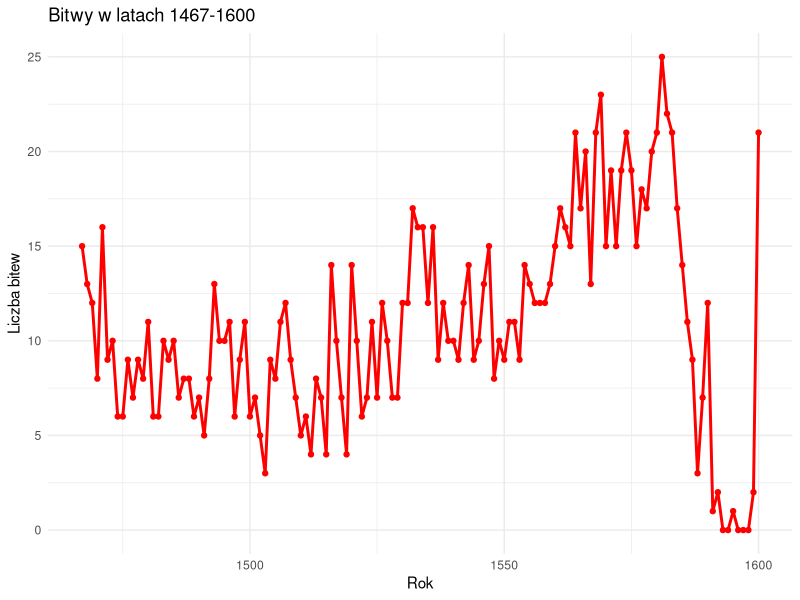
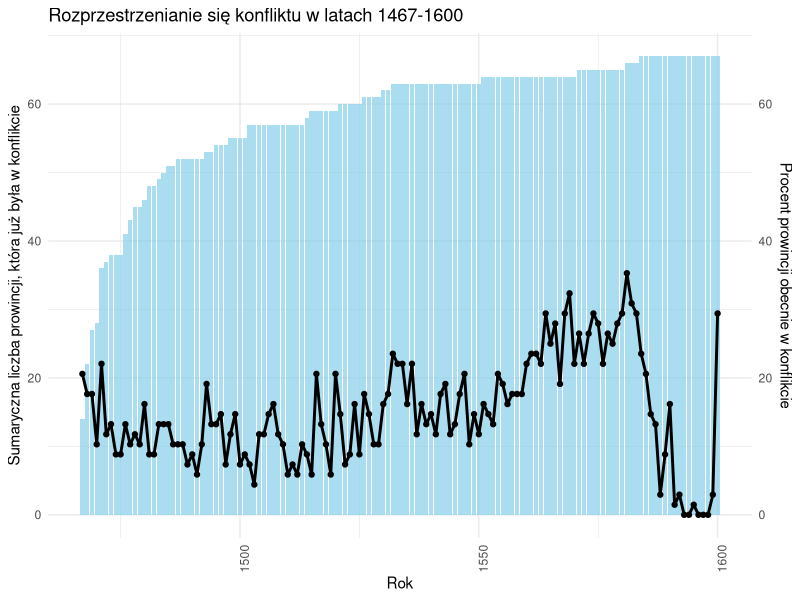
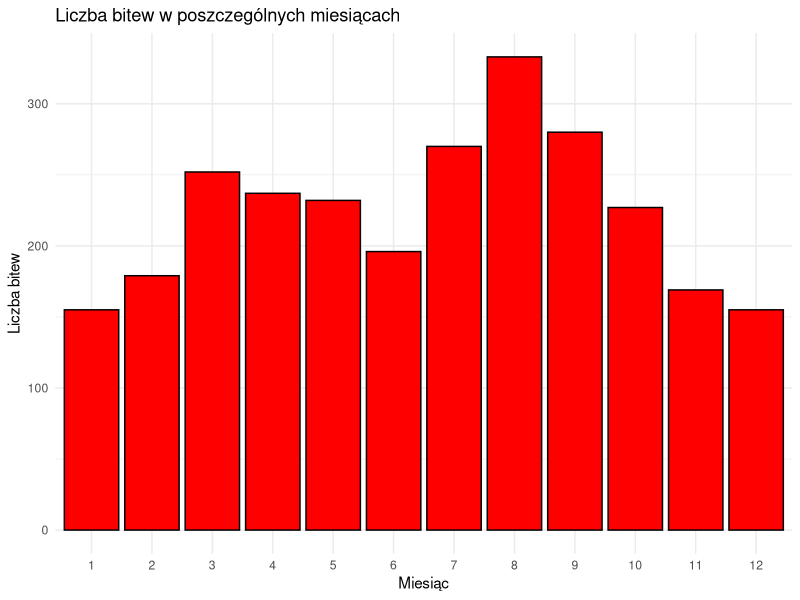
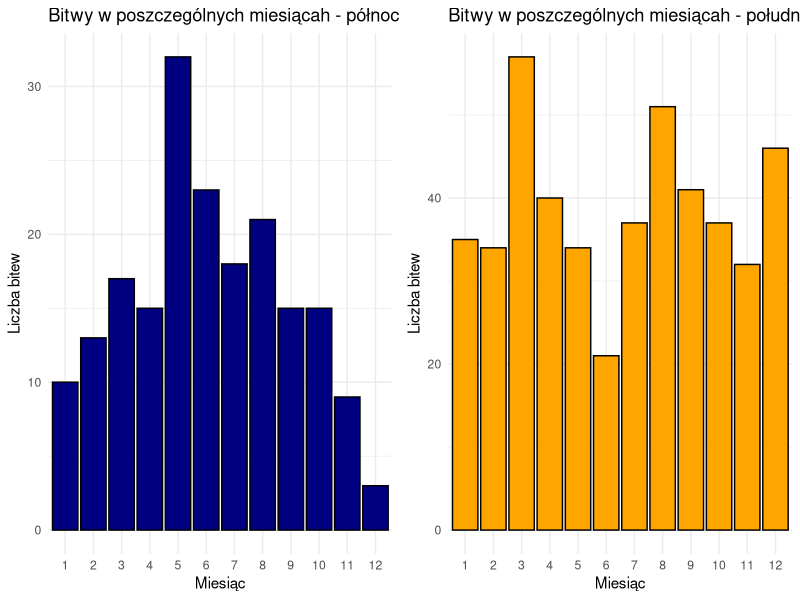
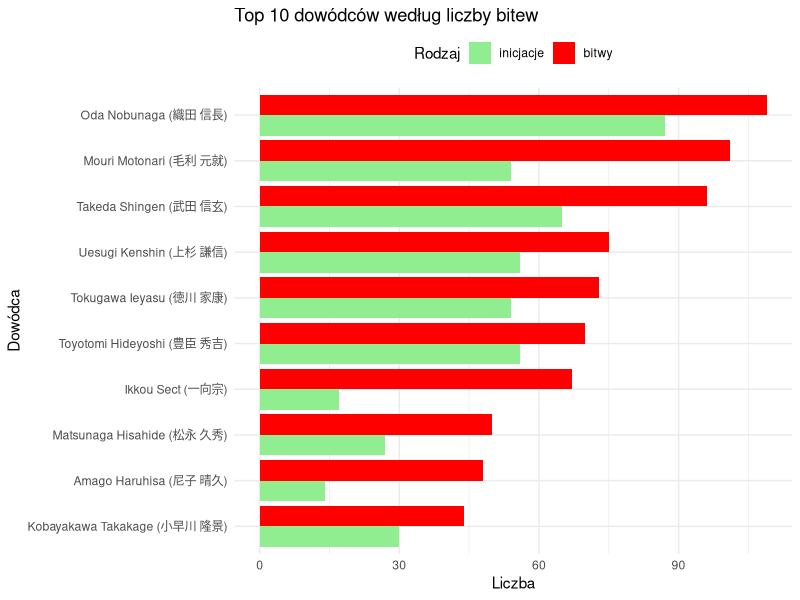

Here is the R script that generated these plots, in order:
library(plyr)
library(ggplot2)
library(dplyr)
library(tidyr)
library(stringr)

data<-read.csv("data/WarringStatesJapan_battledataV1.csv", encoding = "UTF-8")

# ------------------------------------------------------------------------------
# BITWY W LATACH 1467-1600
# ------------------------------------------------------------------------------
Figure1 <- data.frame(year = 1467:1600)

batyr <- data %>%
  select(year, province) %>%
  distinct() %>%
  count(year)
colnames(batyr)[2] <- "battles"

Figure1 <- left_join(Figure1, batyr, by = "year")
Figure1[is.na(Figure1)] <- 0

ggplot(Figure1, aes(x = year, y = battles)) +
  geom_line(color = "red", linewidth = 1) +
  geom_point(color = "red") +
  labs(title = "Bitwy w latach 1467-1600",
       x = "Rok",
       y = "Liczba bitew") +
  theme_minimal()

# ------------------------------------------------------------------------------
# ROZPRZESTRZENIANIE SIĘ KONFLIKTU W LATACH 1467-1600
# ------------------------------------------------------------------------------
provyeardata <- unique(data[c("year", "province")])
provyeardata <- subset(provyeardata, province != "")

provyeardata2 <- provyeardata %>%
  group_by(year) %>%
  summarise(`total number of provinces experiencing conflict` = n_distinct(province)) %>%
  mutate(`percentage of provinces experiencing conflict` = `total number of provinces experiencing conflict` / 68)

Figure2 <- data.frame(year = 1467:1600)
Figure2 <- left_join(Figure2, provyeardata2, by = "year")
Figure2[is.na(Figure2)] <- 0

provyeardata3 <- provyeardata %>%
  group_by(province) %>%
  summarise(year = min(year)) %>%
  ungroup()

newprovyeardata <- provyeardata3 %>%
  count(year) %>%
  rename(`new provinces experiencing battle` = n)

Figure2 <- left_join(Figure2, newprovyeardata, by = "year")
Figure2[is.na(Figure2)] <- 0
Figure2 <- Figure2 %>%
  mutate(`total number of provinces that have experienced battle` = cumsum(`new provinces experiencing battle`))

ggplot(Figure2, aes(x = year)) +
  geom_bar(aes(y = `total number of provinces that have experienced battle`), stat = "identity", fill = "skyblue", alpha = 0.7) +
  geom_line(aes(y = `percentage of provinces experiencing conflict` * 100, group = 1), color = "black", linewidth = 1) +
  geom_point(aes(y = `percentage of provinces experiencing conflict` * 100), color = "black", linewidth = 2) +
  scale_y_continuous(
    name = "Sumaryczna liczba prowincji, która już była w konflikcie",
    sec.axis = sec_axis(~., name = "Procent prowincji obecnie w konflikcie")
  ) +
  labs(title = "Rozprzestrzenianie się konfliktu w latach 1467-1600",
       x = "Rok") +
  theme_minimal() +
  theme(
    axis.text.x = element_text(angle = 90, hjust = 0.5),
)

# ------------------------------------------------------------------------------
# LICZBA BITEW W POSZCZEGÓLNYCH MIESIĄCACH
# ------------------------------------------------------------------------------
month_battle_counts <- data %>%
  mutate(month = as.numeric(month)) %>%
  distinct(month, battle_id) %>%
  group_by(month) %>%
  summarise(battles = n()) %>%
  filter(!is.na(month))

ggplot(month_battle_counts, aes(x = factor(month, levels = 1:12), y = battles)) +
  geom_bar(stat = "identity", fill = "red", color = "black") +
  labs(title = "Liczba bitew w poszczególnych miesiącach",
       x = "Miesiąc",
       y = "Liczba bitew") +
  theme_minimal()

# ------------------------------------------------------------------------------
# LICZBA BITEW W POSZCZEGÓLNYCH MIESIĄCACH Z PODZIAŁEM NA REGIONY
# ------------------------------------------------------------------------------
province_month_battle_counts <- data %>%
  mutate(month = as.numeric(month)) %>%
  distinct(month, battle_id, province) %>%
  mutate(region = case_when(
    province %in% c("dewa", "mutsu", "echigo", "sado") ~ "north",
    province %in% c("satsuma", "osumi", "hyuuga", "higo", "bungo", "chikugo", "hizen", "chikuzen", "buzen", "iki", "tsushima") ~ "south",
    TRUE ~ NA_character_
  )) %>%
  group_by(month, region) %>%
  summarise(count = n()) %>%
  filter(!is.na(month) & !is.na(region))

north_data <- province_month_battle_counts %>%
  filter(region == "north")

south_data <- province_month_battle_counts %>%
  filter(region == "south")

north_plot <- ggplot(north_data, aes(x = factor(month), y = count)) +
  geom_bar(stat = "identity", fill = "navy", color = "black") +
  labs(title = "Bitwy w poszczególnych miesiącah - północ",
       x = "Miesiąc",
       y = "Liczba bitew") +
  theme_minimal()

south_plot <- ggplot(south_data, aes(x = factor(month), y = count)) +
  geom_bar(stat = "identity", fill = "orange", color = "black") +
  labs(title = "Bitwy w poszczególnych miesiącah - południe",
       x = "Miesiąc",
       y = "Liczba bitew") +
  theme_minimal()

gridExtra::grid.arrange(north_plot, south_plot, ncol = 2)

# ------------------------------------------------------------------------------
# TOP 10 DOWÓDCÓW WG LICZBY BITEW (I ICH INICJACJI)
# ------------------------------------------------------------------------------
datasideA = data %>%
  distinct(battle_id, sideA)
colnames(datasideA)[2]<-"side"

datasideB = data %>%
  distinct(battle_id, sideB)
colnames(datasideB)[2]<-"side"

datasideAB = rbind(datasideA, datasideB) %>%
  distinct(battle_id, side) %>%
  filter(side != "")

side_counts <- datasideAB %>%
  group_by(side) %>%
  summarise(count = n()) %>%
  arrange(desc(count))

top10_sides <- head(side_counts, 10)

datainitA = data %>%
  distinct(battle_id, sideA, initiatorA) %>%
  filter(initiatorA == 1) %>%
  filter(sideA != "")
colnames(datainitA)[2]<-"side"

init_counts <- datainitA %>%
  group_by(side) %>%
  summarise(count = n())

joined_top10 <- left_join(top10_sides, init_counts, by = "side")
colnames(joined_top10) <- c("commander", "battles", "initiations")
joined_top10$commander <- str_to_title(joined_top10$commander)

plot_data_long <- gather(joined_top10, key = "type", value = "count", -commander)
plot_data_long$commander <- factor(plot_data_long$commander, levels = plot_data_long$commander[order(plot_data_long$count[plot_data_long$type == "battles"])])
plot_data_long$type <- factor(plot_data_long$type, levels = c("initiations", "battles"))

legend_labels <- c("battles" = "bitwy", "initiations" = "inicjacje")

ggplot(plot_data_long, aes(x = commander, y = count, fill = type)) +
  geom_bar(stat = "identity", position = "dodge", orientation = "horizontal") +
  labs(title = "Top 10 dowódców według liczby bitew",
       x = "Dowódca",
       y = "Liczba",
       fill = "Rodzaj") +
  coord_flip() +
  scale_fill_manual(values = c("battles" = "red", "initiations" = "lightgreen"), labels = legend_labels) +
  theme_minimal() +
  theme(legend.position = "top")